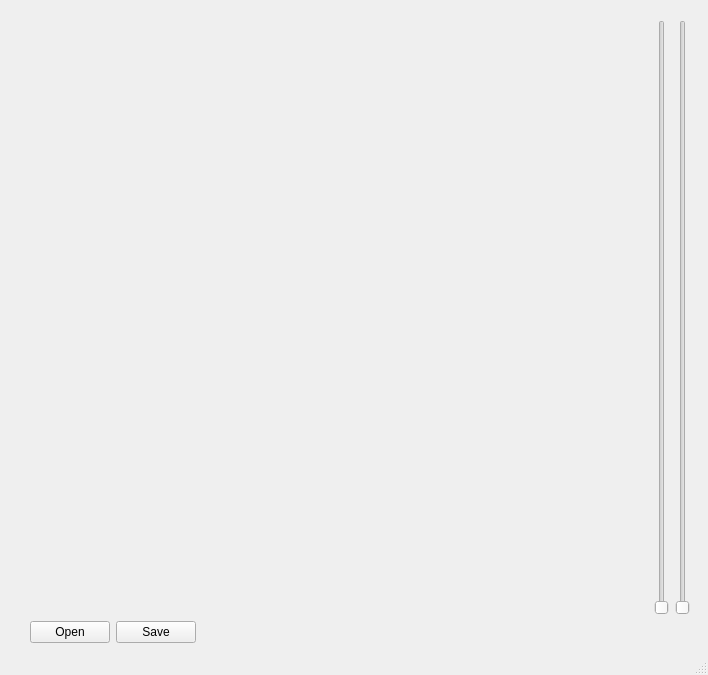
<?xml version="1.0" encoding="UTF-8"?>
<ui version="4.0">
 <class>MainWindow</class>
 <widget class="QMainWindow" name="MainWindow">
  <property name="geometry">
   <rect>
    <x>0</x>
    <y>0</y>
    <width>708</width>
    <height>675</height>
   </rect>
  </property>
  <property name="windowTitle">
   <string>MainWindow</string>
  </property>
  <widget class="QWidget" name="centralwidget">
   <widget class="QWidget" name="">
    <property name="geometry">
     <rect>
      <x>30</x>
      <y>20</y>
      <width>660</width>
      <height>623</height>
     </rect>
    </property>
    <layout class="QGridLayout" name="gridLayout">
     <item row="1" column="1">
      <spacer name="horizontalSpacer">
       <property name="orientation">
        <enum>Qt::Horizontal</enum>
       </property>
       <property name="sizeHint" stdset="0">
        <size>
         <width>40</width>
         <height>20</height>
        </size>
       </property>
      </spacer>
     </item>
     <item row="0" column="0" colspan="2">
      <layout class="QHBoxLayout" name="horizontalLayout_3">
       <item>
        <widget class="QLabel" name="label">
         <property name="text">
          <string/>
         </property>
         <property name="pixmap">
          <pixmap>Pictures/meo2.png</pixmap>
         </property>
        </widget>
       </item>
       <item>
        <layout class="QHBoxLayout" name="horizontalLayout">
         <item>
          <widget class="QSlider" name="verticalSlider">
           <property name="orientation">
            <enum>Qt::Vertical</enum>
           </property>
          </widget>
         </item>
         <item>
          <widget class="QSlider" name="verticalSlider_2">
           <property name="orientation">
            <enum>Qt::Vertical</enum>
           </property>
          </widget>
         </item>
        </layout>
       </item>
      </layout>
     </item>
     <item row="1" column="0">
      <layout class="QHBoxLayout" name="horizontalLayout_2">
       <item>
        <widget class="QPushButton" name="pushButton">
         <property name="text">
          <string>Open</string>
         </property>
        </widget>
       </item>
       <item>
        <widget class="QPushButton" name="pushButton_2">
         <property name="text">
          <string>Save</string>
         </property>
        </widget>
       </item>
      </layout>
     </item>
    </layout>
   </widget>
  </widget>
  <widget class="QStatusBar" name="statusbar"/>
 </widget>
 <resources/>
 <connections/>
</ui>
